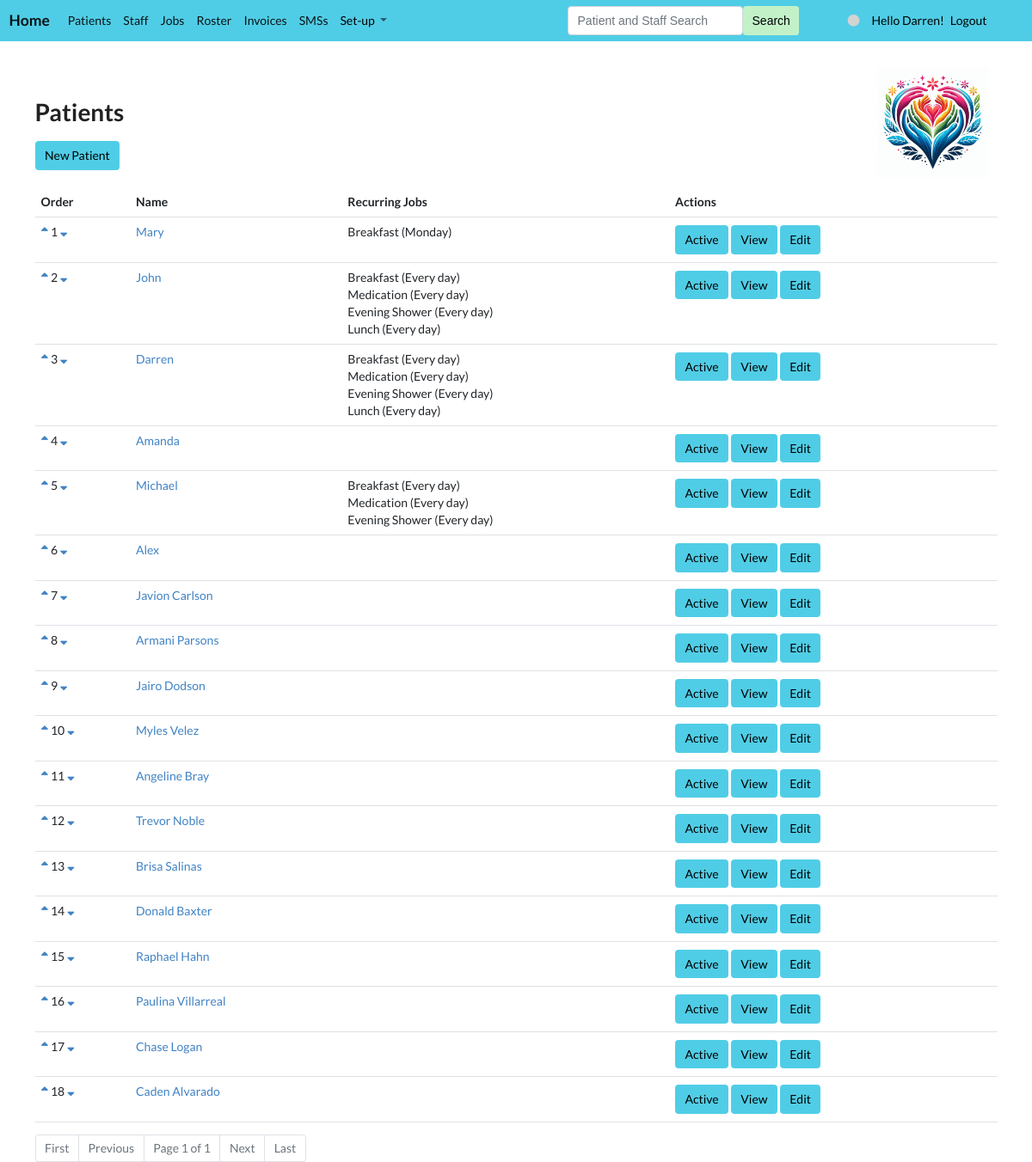
The page /list/patient (signed in) on the database as committed earlier.
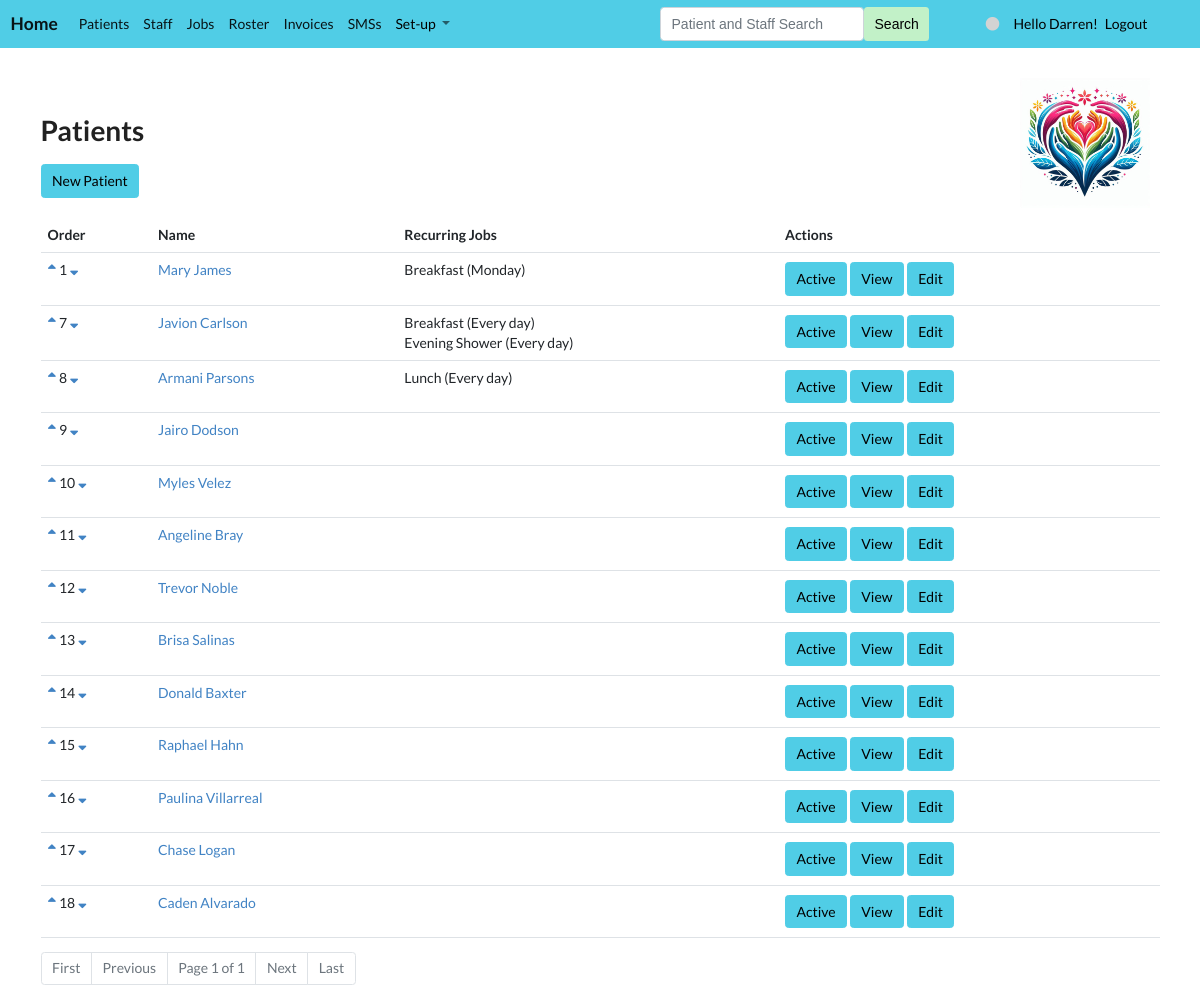
The same page on the database as committed later.
### app/models.py (models this page shows, shortened)
class Patient(Model):
    model_str = "patient"
    single = "Patient"
    plural = "Patients"
    has_order = True
    name = TextField(max_length=250, null=True, blank=True)
    order = IntegerField(null=True, blank=True)
    active = BooleanField(null=True, blank=True, default=True)
    mobile = TextField(null=True, blank=True)
    photo = ImageField(null=True, blank=True, upload_to="images/")
    def recurring_jobs(self):
        result = []
        jobtypes = JobType.objects.all()
        for jobtype in jobtypes:
            if jobtype.recurring:
                existing = RecurringJob.objects.filter(patient=self, jobtype=jobtype).first()
                result.append((jobtype, existing))
        return result

class JobType(Model):
    model_str = "jobtype"
    single = "Job Type"
    plural = "Job Types"
    has_order = True
    name = TextField(max_length=250, null=True, blank=True)
    amount = IntegerField(null=True, blank=True)
    order = IntegerField(null=True, blank=True)
    medication = BooleanField(null=True, blank=True, default=False)
    active = BooleanField(null=True, blank=True, default=True)
    recurring = BooleanField(null=True, blank=True, default=True)
    duration = IntegerField(null=True, blank=True)
    start = TimeField(null=True, blank=True)
    end = TimeField(null=True, blank=True)
    def __str__(self): return self.name

class RecurringJob(Model):
    model_str = "recurringjob"
    single = "Regular Job"
    plural = "Regular Jobs"
    has_order = False
    jobtype = ForeignKey(JobType, null=True, blank=True, on_delete=SET_NULL)
    patient = ForeignKey(Patient, null=True, blank=True, on_delete=SET_NULL)
    frequency = ForeignKey(Frequency, null=True, blank=True, on_delete=SET_NULL)
    sunday = BooleanField(null=True, blank=True, default=False)
    monday = BooleanField(null=True, blank=True, default=False)
    tuesday = BooleanField(null=True, blank=True, default=False)
    wednesday = BooleanField(null=True, blank=True, default=False)
    thursday = BooleanField(null=True, blank=True, default=False)
    friday = BooleanField(null=True, blank=True, default=False)
    saturday = BooleanField(null=True, blank=True, default=False)
    duration = IntegerField(null=True, blank=True)

class Frequency(Model):
    model_str = "frequency"
    single = "Frequency"
    plural = "Frequencies"
    has_order = True
    order = IntegerField(null=True, blank=True)
    name = TextField(max_length=250, null=True, blank=True)
    sunday = BooleanField(null=True, blank=True, default=False)
    monday = BooleanField(null=True, blank=True, default=False)
    tuesday = BooleanField(null=True, blank=True, default=False)
    wednesday = BooleanField(null=True, blank=True, default=False)
    thursday = BooleanField(null=True, blank=True, default=False)
    friday = BooleanField(null=True, blank=True, default=False)
    saturday = BooleanField(null=True, blank=True, default=False)
    per_day = IntegerField(null=True, blank=True, default=1)
    def __str__(self): return self.name

### app/views.py (the view, shortened to what this page needs)
# urls.py: path("list/<model_str>", list, name="list"),
def list(request, model_str):
    staff, model, form, nav_models, colour = get_info(request, model_str)
    if staff.user_type == "Staff" and model_str == "staff": return redirect('ind', 'staff', staff.id)
    items = model.objects.all()
    if model.has_order: items = items.order_by('order')
    if model == Shift:
        for item in items:
            if not item.start or not item.end: item.save_start_and_end()
        items = model.objects.all()
    if model == Day:
        make_days(14)
        items = items.filter(day__gte=datetime.today(), day__lte=datetime.today() + timedelta(days=15))
        for item in items:
            item.initiate()
    if model == Month: make_months(6)
    if model == File: items = items.order_by('-time_stamp')
    if model == MedicationType: items = items.order_by('category')
    context = {'items': items, 'model': model, 'nav_models': nav_models, 'colour': colour, 'staff': staff}
    if model == Patient:
        p = Paginator(items, 30)
        page = request.GET.get('page')
        context['items'] = p.get_page(page)
    return render(request, f"{model_str}s.html", context)

### app/models.py (called while the page is built)
    def colour(self):
        return colours[min(self.colour_no, len(colours) - 1)]

### app/templates/patients.html
{% extends 'base.html'%}
{% block content %}
<link rel="stylesheet" href="https://cdnjs.cloudflare.com/ajax/libs/font-awesome/5.15.3/css/all.min.css">
<h1>{{ model.plural }}</h1>
<a class="btn btn-care" style="background-color: {{ colour }};" href="{% url 'new' model.model_str %}">New {{ model.single }}</a>
<table class="table">
    <tr><th>Order</th><th>Name</th><th>Recurring Jobs</th><th>Actions</th></tr>
    {% for item in items %}
        {% if item.active %}
            <tr>
                <td>
                    <a href="{% url 'order' model.model_str -1 item.id %}"><i class="fas fa-sort-up"></i></a>
                    {{ item.order }}
                    <a href="{% url 'order' model.model_str 1 item.id %}"><i class="fas fa-sort-down"></i></a>
                </td>
                <td>
                    <a href="{% url 'ind' model.model_str item.id %}">{{ item.name }}</a><br>
                </td>
                <td>
                    {% for i in item.recurring_jobs %}
                    {% if i.1 %}{{i.1.jobtype}} ({{i.1.frequency}})<br>{% endif %}
                    {% endfor %}
                </td>
            <td>
                <a class="btn btn-care" style="background-color: {{ colour }};" href="{% url 'active' model.model_str item.id %}">Active</a>
                <a class="btn btn-care" style="background-color: {{ colour }};" href="{% url 'ind' model.model_str item.id %}">View</a>
                <a class="btn btn-care" style="background-color: {{ colour }};" href="{% url 'edit' model.model_str item.id %}">Edit</a>
            </td>
            </tr>
        {% endif %}
    {% endfor %}
</table>
<nav>
  <ul class="pagination">
    {% if items.has_previous %}
        <li class="page-item"><a class="page-link" href="?page=1">First</a></li>
        <li class="page-item"><a class="page-link" href="?page={{ items.previous_page_number }}">Previous</a></li>
    {% else %}
        <li class="page-item disabled"><a class="page-link" href="#">First</a></li>
        <li class="page-item disabled"><a class="page-link" href="#">Previous</a></li>
    {% endif %}
        <li class="page-item disabled"><a class="page-link" href="#">Page {{ items.number }} of {{ items.paginator.num_pages }}</a></li>
    {% if items.has_next %}
        <li class="page-item"><a class="page-link" href="?page={{ items.next_page_number }}">Next</a></li>
        <li class="page-item"><a class="page-link" href="?page={{ items.paginator.num_pages }}">Last</a></li>
    {% else %}
        <li class="page-item disabled"><a class="page-link" href="#">Next</a></li>
        <li class="page-item disabled"><a class="page-link" href="#">Last</a></li>
    {% endif %}
  </ul>
</nav>
{% endblock %}

### app/templates/base.html (shortened to what this page needs)
<!doctype html>
{% load static %}
<html lang="en">
  <head>
    <link href="https://cdn.jsdelivr.net/npm/bootstrap@5.0.0-beta3/dist/css/bootstrap.min.css" rel="stylesheet">
    <link rel="stylesheet" type="text/css" href="{% static 'styles.css' %}">
    <link rel="stylesheet" type='text/css' href="https://cdnjs.cloudflare.com/ajax/libs/semantic-ui/2.2.14/semantic.min.css">
  </head>
  <body>
{% include 'navbar.html' %}
  <br/>
  <div class = "container">
<div>
    <img src="{% static 'care.jpg' %}" alt="Care Image" height="150" style="float: right; margin-left: 10px; padding: 10px;">
</div>
   <br/>
   {% block content %}
   {% endblock %}
  </div>
  </body>
</html>

### app/templates/navbar.html (shortened to what this page needs)
<nav class="navbar navbar-light navbar-expand-xl" style="background-color: {{ colour }};">
  <div class="container-fluid">
    <a class="navbar-brand" href="{% url 'home' %}"><b>Home</b></a>
    <ul class="navbar-nav me-auto mb-2 mb-lg-0">
        {% for model in nav_models.0 %}
          <li class="nav-item"><a class="nav-link active" href="{% url 'list' model.model_str %}">{{ model.plural }}</a></li>
        {% endfor %}
        {% if nav_models.1 %}
        <li class="nav-item dropdown">
          <a class="nav-link dropdown-toggle" href="#" id="navbarDropdown" role="button" data-bs-toggle="dropdown" aria-expanded="false">
            <span style="color: black">Set-up</span>
          </a>
        </li>
        {% endif %}
    </ul>
          {% if user.is_authenticated %}
              <form class="d-flex" method="POST" action="{% url 'search' %}">
                <input class="form-control" type="search" placeholder="Patient and Staff Search" name="searched">
                <button class="btn btn-success me-5" style="color: black; background-color: #C2F1C8; border:None" type="submit">Search</button>
              </form>
            {% if request.user.first_name == "Allison" %}
                <span class="nav-item"><a class="nav-link active" href="{% url 'switch_user' 'admin' %}"><i class="fas fa-circle" style="color:lightgrey;"></i></a></span>
            {% elif request.user.first_name == "Matt" %}
                <span class="nav-item"><a class="nav-link active" href="{% url 'switch_user' 'setup' %}"><i class="fas fa-circle" style="color:lightgrey;"></i></a></span>
            {% elif request.user.first_name == "Darren" %}
                <span class="nav-item"><a class="nav-link active" href="{% url 'switch_user' 'staff' %}"><i class="fas fa-circle" style="color:lightgrey;"></i></a></span>
            {% endif %}
            <span class="me-2" style="color: black">Hello {{ request.user.first_name }}!</span>
            <a class="me-5" style="color: black" href="{% url 'custom_logout' %}">Logout</a>
          {% else %}
            <a style="color: black" class="me-5" href="{% url 'signup' %}">Signup</a>
            <a style="color: black" href="{% url 'custom_login' %}">Login</a>
          {% endif %}
  </div>
</nav>

### app/static/styles.css (style rules this page uses)
.btn-care { color: black; background-color: #50CDE6; border-color: #50CDE6; margin-top: 2px; margin-bottom: 2px; }

Rows that differ between the two databases and show on the page:
removed Patient: order "2", name "John", JobType (name.jobtype_id "Breakfast", name "Every day"), JobType (name.jobtype_id "Evening Shower", name "Every day"), JobType (name.jobtype_id "Lunch", name "Every day")
no longer on this page (row unchanged): JobType: name.jobtype_id "Medication", name "Every day"
removed Patient: order "3", name "Darren", JobType (name.jobtype_id "Breakfast", name "Every day"), JobType (name.jobtype_id "Evening Shower", name "Every day"), JobType (name.jobtype_id "Lunch", name "Every day")
removed Patient: order "4", name "Amanda"
removed Patient: order "5", name "Michael", JobType (name.jobtype_id "Breakfast", name "Every day"), JobType (name.jobtype_id "Evening Shower", name "Every day")
removed Patient: order "6", name "Alex"
changed Patient: name "Mary" → "Mary James"
changed Patient "Javion Carlson": gains JobType (name.jobtype_id "Breakfast", name "Monday", name "Every day"); gains JobType (name.jobtype_id "Evening Shower", name "Every day")
changed Patient "Armani Parsons": gains JobType (name.jobtype_id "Lunch", name "Every day")
